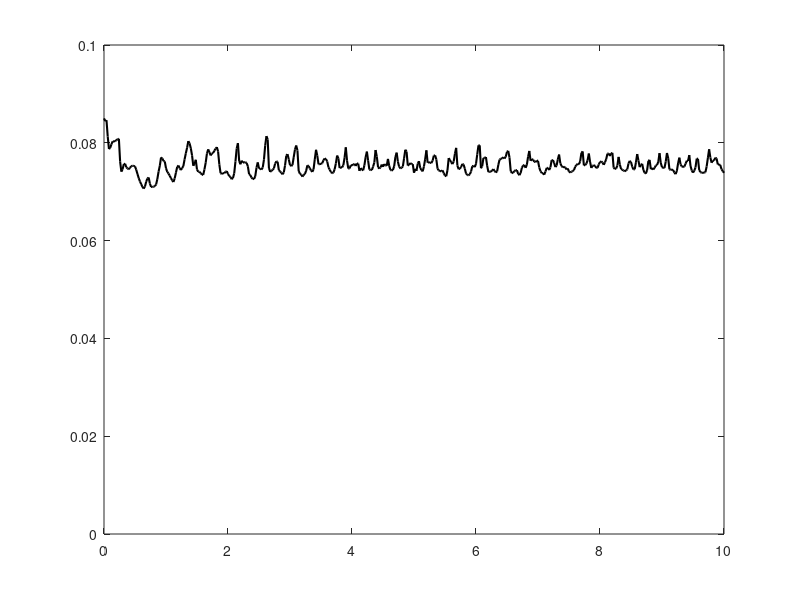

This chart was generated by the following MATLAB code:
%%Grain bounce model
%% Rachel Havranek--- April,2016

%Initialize
D=0.25; %mm -- typical size of eolian sand
D=D/1000; %m
eta=0.35; %unitless
alpha=2;

xmax=10; %10 m array size
%dx=5*D;
dx=.02;
x=0:dx:xmax;

tmax=10; %days
tmax=tmax*24*60*60; %seconds
dt=tmax/100000;
t=0:dt:tmax;
imax=length(t);
nplots = 100; %so our code runs faster - we'll plot one hundred times
tplot = tmax/nplots; %so our code runs faster - divides total time up into 100 time steps

a=19999;
b=20001;
Nint=round(a + (b-a).*rand(1,(length(x))));
N=Nint.*(ones(size(x)));

%zintercept=.5+rand;
nframe = 0;

%%RUN
for i=1:imax
   %height of each bin
   z=(pi*N*D^2)/(4*(1-eta)*dx);
   
   %impacting grains
%    c=7;
%    d=10;
%    alpha=c+(d-c).*rand(1,1);
min_intercept=z(1);
z_intercept=x*tand(alpha)+z;
max_intercept=max(z_intercept);
intercept_range=max_intercept-min_intercept;

intercept=rand*intercept_range +min_intercept;
   ximpact=intercept-x*(tand(alpha));
   
   %find the index for this value%
   potential_impacts=find(z>ximpact);
   impact=potential_impacts(1);
   
   %number of grains moved
   grm=(1+(round(20*rand)));
    
  N(impact)=N(impact)-grm;

   
  if impact>=(501-25)
      impact=(impact-500);
  end
  N(impact+25)=N(impact+25)+grm;
   
   if (rem(t(i),tplot)==0)
    nframe = nframe+1;
   figure(1)
plot(x,z,'k','linewidth',1.5)
axis ([0,xmax,0,.1])
    pause(0.5)
   

   end
end


